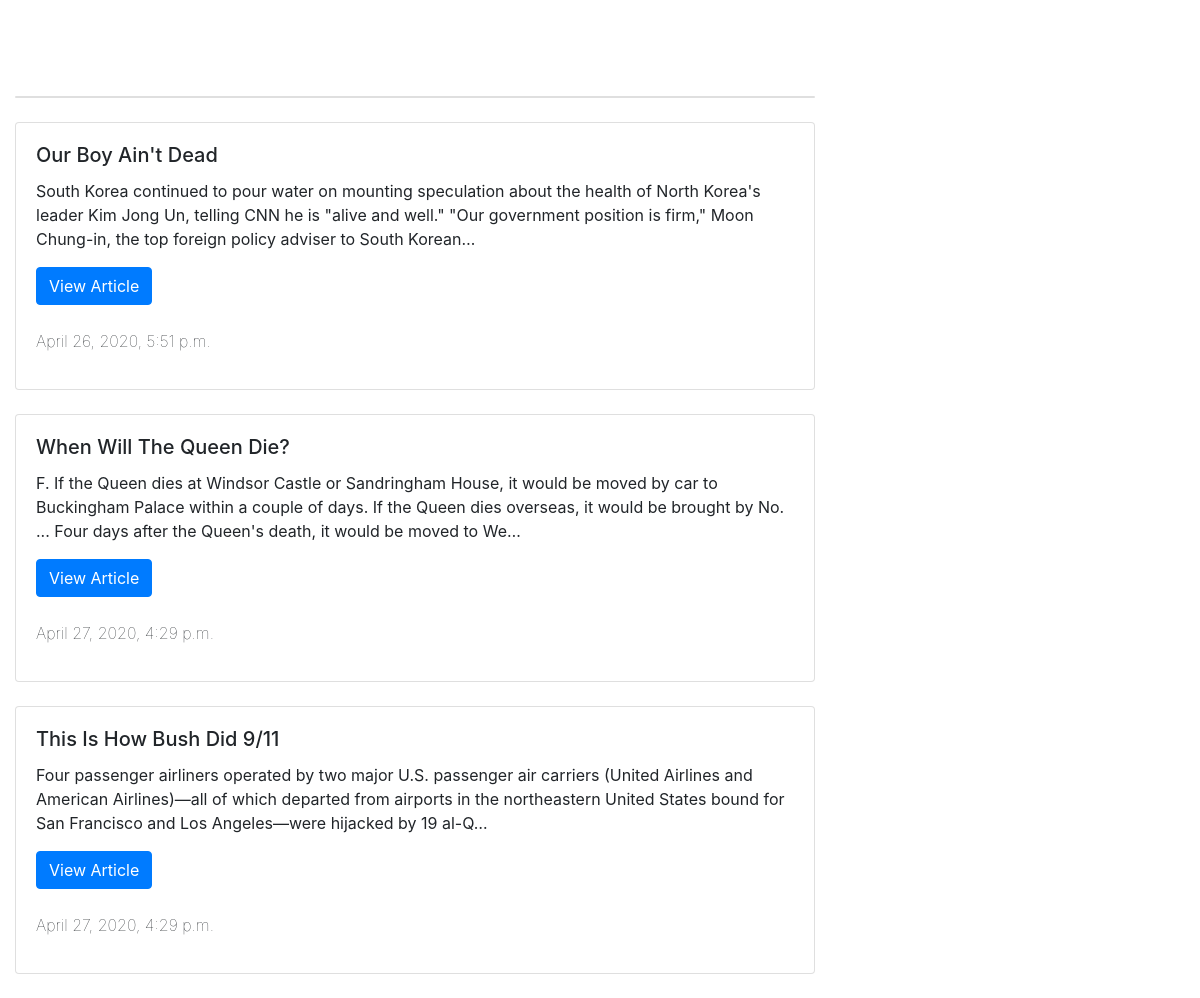
The app's page /posts/, older data.
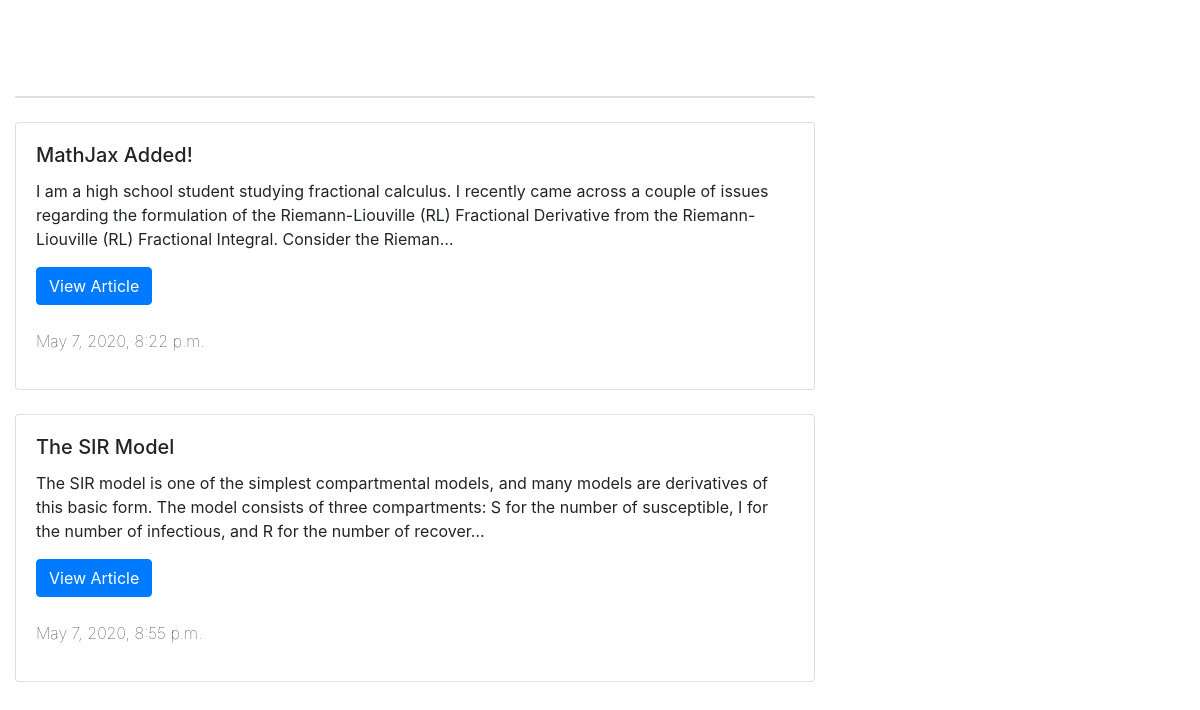
The same page, newer data.
### posts/models.py (models this page shows, shortened)
class Post(models.Model):
    title = models.CharField(max_length = 120) #Every post has a title.
    image = models.FileField(null = True, blank = True)
    content = models.TextField() #The main content of the post.
    last_updated = models.DateTimeField(auto_now = True, auto_now_add = False)
    timestamp = models.DateTimeField(auto_now = False, auto_now_add = True)
    def get_absolute_url(self):
        return "%s/" %(self.id)

### posts/views.py (the view)
# urls.py: path('', views.posts_list, name = 'posts_list'),
def posts_list(request):
    queryset = Post.objects.all()
    context_data = {
        "title": "Posts",
        "object_list": queryset
    }
    return render(request, "posts_list.html", context_data)

### posts/templates/posts_list.html (shortened to what this page needs)
<!DOCTYPE html>
<html>
<link rel="stylesheet" href="https://stackpath.bootstrapcdn.com/bootstrap/4.4.1/css/bootstrap.min.css">
<Body>
<div class="container-fluid">
<h1 style="color:white;"> All Posts</h1>
<br/>
<div class="card" style="width: 50rem;">
</div>
<br/>
{% for obj in object_list %}
<div class="card" style="width: 50rem;">
  <div class="card-body">
    <h5 class="card-title">{{ obj.title }}</a></h5>
    <p class="card-text">{{ obj.content|safe| truncatechars:250 }}</p>
	<a href='{{ obj.get_absolute_url }}' class="btn btn-primary">View Article</a>
	<br><br/>
    <p class="font-weight-lighter">{{ obj.timestamp }}</p>
  </div>
</div>
<br/>
{% endfor %}
</div>
</Body>

Row changes from the older to the newer data that the page shows:
removed Post: title "Our Boy Ain't Dead", content "South Korea continued to pour water on mounting speculation about the health of North Korea's leader Kim Jong Un, telling CNN he is \"alive and well.\" \"Our government position is firm,\" Moon Chung-in, the top foreign policy adviser to South Korean…", timestamp "April 26, 2020, 5:51 p.m."
removed Post: title "When Will The Queen Die?", content "F. If the Queen dies at Windsor Castle or Sandringham House, it would be moved by car to Buckingham Palace within a couple of days. If the Queen dies overseas, it would be brought by No. ... Four days after the Queen's death, it would be moved to We…", timestamp "April 27, 2020, 4:29 p.m."
removed Post: title "This Is How Bush Did 9/11", content "Four passenger airliners operated by two major U.S. passenger air carriers (United Airlines and American Airlines)—all of which departed from airports in the northeastern United States bound for San Francisco and Los Angeles—were hijacked by 19 al-Q…", timestamp "April 27, 2020, 4:29 p.m."
added Post: title "MathJax Added!", content "I am a high school student studying fractional calculus. I recently came across a couple of issues regarding the formulation of the Riemann-Liouville (RL) Fractional Derivative from the Riemann-Liouville (RL) Fractional Integral. Consider the Rieman…", timestamp "May 7, 2020, 8:22 p.m."
added Post: title "The SIR Model", content "The SIR model is one of the simplest compartmental models, and many models are derivatives of this basic form. The model consists of three compartments: S for the number of susceptible, I for the number of infectious, and R for the number of recover…", timestamp "May 7, 2020, 8:55 p.m."
